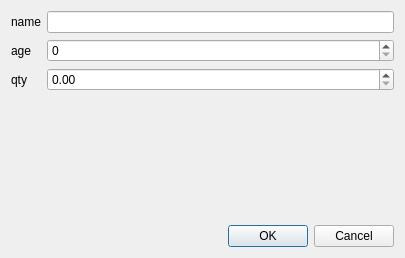
<?xml version="1.0" encoding="UTF-8"?>
<ui version="4.0">
 <class>Dialog</class>
 <widget class="QDialog" name="Dialog">
  <property name="geometry">
   <rect>
    <x>0</x>
    <y>0</y>
    <width>405</width>
    <height>258</height>
   </rect>
  </property>
  <property name="windowTitle">
   <string>Dialog</string>
  </property>
  <layout class="QVBoxLayout" name="verticalLayout">
   <item>
    <layout class="QGridLayout" name="gridLayout">
     <item row="0" column="1">
      <widget class="QLineEdit" name="txtName"/>
     </item>
     <item row="1" column="1">
      <widget class="QSpinBox" name="sbAge">
       <property name="maximum">
        <number>130</number>
       </property>
      </widget>
     </item>
     <item row="2" column="0">
      <widget class="QLabel" name="label_3">
       <property name="text">
        <string>qty</string>
       </property>
      </widget>
     </item>
     <item row="2" column="1">
      <widget class="QDoubleSpinBox" name="sbQty"/>
     </item>
     <item row="1" column="0">
      <widget class="QLabel" name="label_2">
       <property name="text">
        <string>age</string>
       </property>
      </widget>
     </item>
     <item row="0" column="0">
      <widget class="QLabel" name="label">
       <property name="text">
        <string>name</string>
       </property>
      </widget>
     </item>
     <item row="3" column="1">
      <spacer name="verticalSpacer">
       <property name="orientation">
        <enum>Qt::Vertical</enum>
       </property>
       <property name="sizeHint" stdset="0">
        <size>
         <width>20</width>
         <height>40</height>
        </size>
       </property>
      </spacer>
     </item>
    </layout>
   </item>
   <item>
    <widget class="QDialogButtonBox" name="buttonBox">
     <property name="standardButtons">
      <set>QDialogButtonBox::Cancel|QDialogButtonBox::Ok</set>
     </property>
    </widget>
   </item>
  </layout>
 </widget>
 <resources/>
 <connections/>
</ui>
